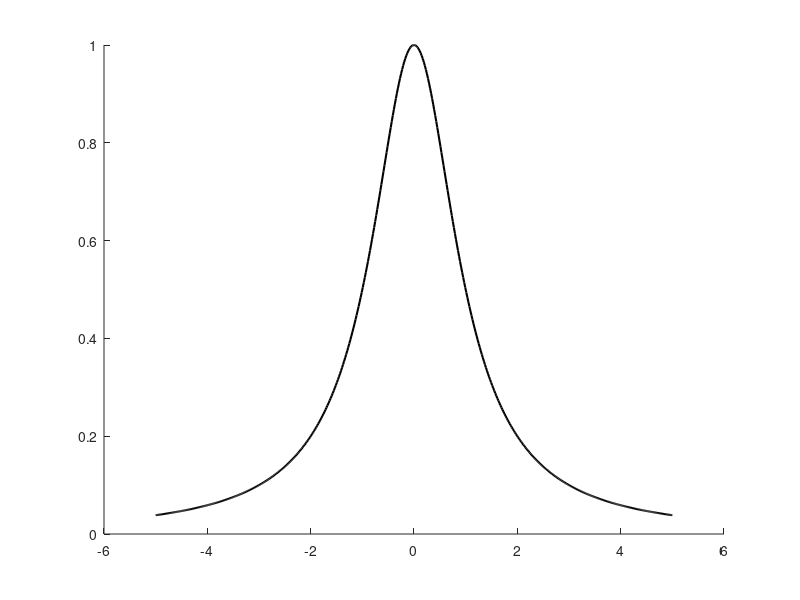

This figure's MATLAB source: (Note: this script raises an error after producing the figure.)
%% Main script demonstrating polynomial approximations
%  Approximates two sample functions using Legendre and Chebyshev
%  polynomials up to degree 7.  Coefficients and RMS errors are printed
%  and the approximations are plotted.

clc; clear;

% Sample functions
f = @(x) 1 ./ (1 + x.^2);            % defined on [-5,5]
g = @(x) sin(x) + cos(2*x);          % defined on [0, pi]

% Intervals for the two functions
intF = [-5, 5];
intG = [0, pi];

% Map from [-1,1] to [a,b]
transform = @(t, a, b) ((b - a)/2) .* t + (b + a)/2;

n_values = 1:7;                 % polynomial degrees
x_plot  = linspace(-1, 1, 500); % evaluation points on [-1,1]

%% Q1: Legendre polynomial approximation
%% Q1a: Legendre approximation of f on [-5,5]
figure(1); clf; hold on;
plot(transform(x_plot, intF(1), intF(2)), f(transform(x_plot, intF(1), intF(2))), ...
    'k', 'LineWidth', 1.5, 'DisplayName', 'Exact');
for n = n_values
    coeff = legendre_approx(@(t) f(transform(t, intF(1), intF(2))), n);
    approx = zeros(size(x_plot));
    for k = 0:n
        approx = approx + coeff(k+1) * legendre_poly(k, x_plot);
    end
    plot(transform(x_plot, intF(1), intF(2)), approx, 'DisplayName', ['n = ', num2str(n)]);
    rms = rms_error(@(t) f(transform(t, intF(1), intF(2))), ...
                    @(t) polyval_legendre(coeff, t));
    fprintf('Legendre coeffs for f, n=%d: ', n); fprintf('%g ', coeff); fprintf('\n');
    fprintf('  RMS error: %.3e\n', rms);
end
hold off; legend show; title('Legendre approximation of f on [-5,5]');

%% Q2: Chebyshev polynomial approximation
%% Q2a: Chebyshev approximation of f on [-5,5]
figure(2); clf; hold on;
plot(transform(x_plot, intF(1), intF(2)), f(transform(x_plot, intF(1), intF(2))), ...
    'k', 'LineWidth', 1.5, 'DisplayName', 'Exact');
for n = n_values
    coeff = chebyshev_approx(@(t) f(transform(t, intF(1), intF(2))), n);
    approx = zeros(size(x_plot));
    for k = 0:n
        approx = approx + coeff(k+1) * chebyshev_poly(k, x_plot);
    end
    plot(transform(x_plot, intF(1), intF(2)), approx, 'DisplayName', ['n = ', num2str(n)]);
    rms = rms_error(@(t) f(transform(t, intF(1), intF(2))), ...
                    @(t) polyval_chebyshev(coeff, t), @(x) 1./sqrt(1 - x.^2), pi);
    fprintf('Chebyshev coeffs for f, n=%d: ', n); fprintf('%g ', coeff); fprintf('\n');
    fprintf('  RMS error: %.3e\n', rms);
end
hold off; legend show; title('Chebyshev approximation of f on [-5,5]');

%% Q1b: Legendre approximation of g on [0, \pi]
figure(3); clf; hold on;
plot(transform(x_plot, intG(1), intG(2)), g(transform(x_plot, intG(1), intG(2))), ...
    'k', 'LineWidth', 1.5, 'DisplayName', 'Exact');
for n = n_values
    coeff = legendre_approx(@(t) g(transform(t, intG(1), intG(2))), n);
    approx = zeros(size(x_plot));
    for k = 0:n
        approx = approx + coeff(k+1) * legendre_poly(k, x_plot);
    end
    plot(transform(x_plot, intG(1), intG(2)), approx, 'DisplayName', ['n = ', num2str(n)]);
    rms = rms_error(@(t) g(transform(t, intG(1), intG(2))), ...
                    @(t) polyval_legendre(coeff, t));
    fprintf('Legendre coeffs for g, n=%d: ', n); fprintf('%g ', coeff); fprintf('\n');
    fprintf('  RMS error: %.3e\n', rms);
end
hold off; legend show; title('Legendre approximation of g on [0, \pi]');

%% Q2b: Chebyshev approximation of g on [0, \pi]
figure(4); clf; hold on;
plot(transform(x_plot, intG(1), intG(2)), g(transform(x_plot, intG(1), intG(2))), ...
    'k', 'LineWidth', 1.5, 'DisplayName', 'Exact');
for n = n_values
    coeff = chebyshev_approx(@(t) g(transform(t, intG(1), intG(2))), n);
    approx = zeros(size(x_plot));
    for k = 0:n
        approx = approx + coeff(k+1) * chebyshev_poly(k, x_plot);
    end
    plot(transform(x_plot, intG(1), intG(2)), approx, 'DisplayName', ['n = ', num2str(n)]);
    rms = rms_error(@(t) g(transform(t, intG(1), intG(2))), ...
                    @(t) polyval_chebyshev(coeff, t), @(x) 1./sqrt(1 - x.^2), pi);
    fprintf('Chebyshev coeffs for g, n=%d: ', n); fprintf('%g ', coeff); fprintf('\n');
    fprintf('  RMS error: %.3e\n', rms);
end
hold off; legend show; title('Chebyshev approximation of g on [0, \pi]');
